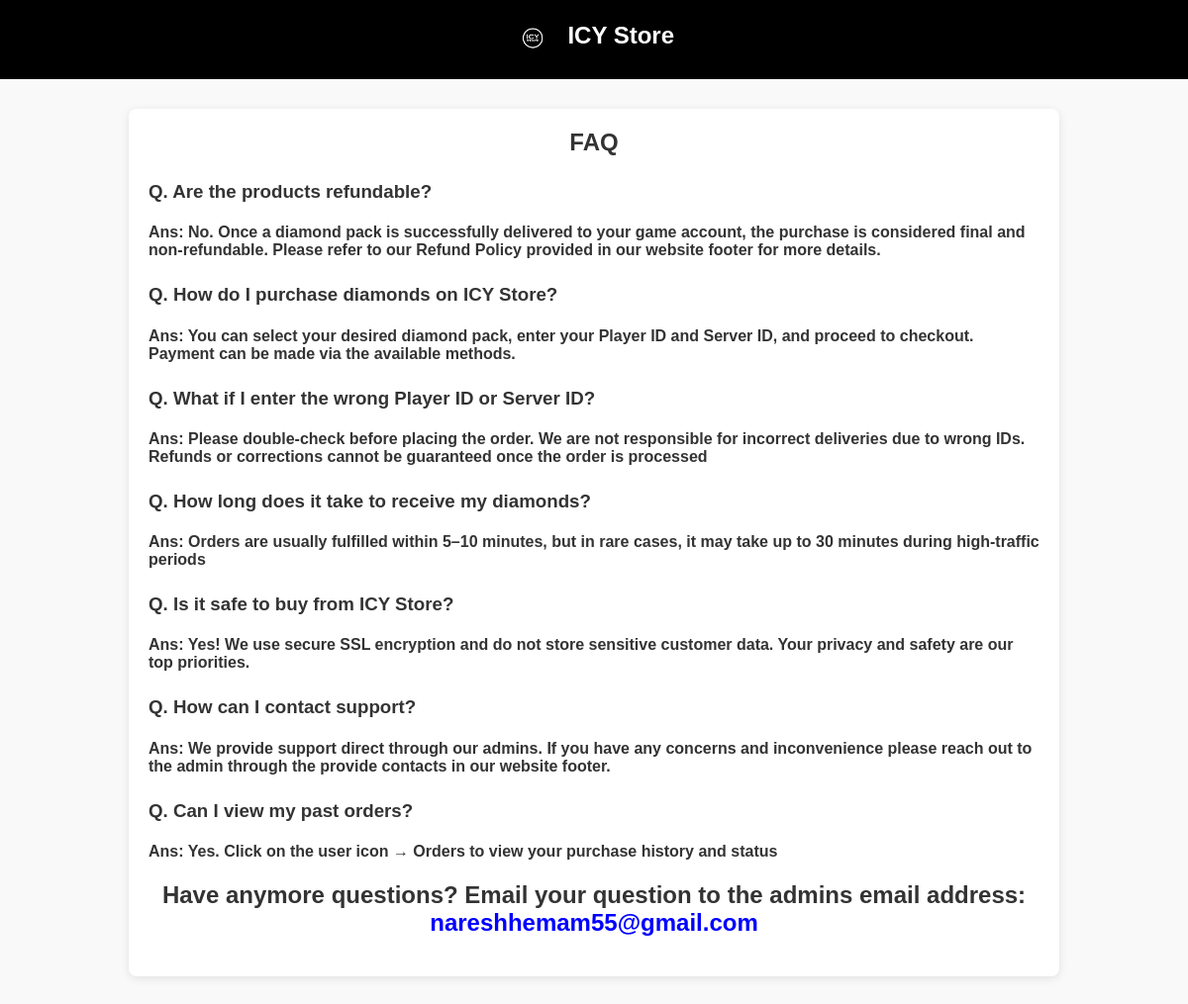
Page /support/ (signed in) on the committed database.
### users/models.py (models this page shows)
class FAQ(models.Model):
    Questions= models.CharField(max_length=300)
    Answers= models.CharField(max_length=300)

### users/views.py (the view)
# urls.py: path("support/", views.support, name='support'),
@login_required
def support(request):
    questions= FAQ.objects.all
    return render(request, 'support.html', {'questions': questions})

### users/context_processors.py (called while the page is built)
def cart_item_count(request):
    if request.user.is_authenticated:
        count = Cart.objects.filter(user=request.user).count()
    else:
        count = 0
    return {
        'cart_count': count
    }

### users/templates/support.html (shortened to what this page needs)
<!DOCTYPE html>
<html lang="en">
<head>
</head>
<body>
<header>
    <img src="/static/images/logo.png" alt="ICY Store Logo">
    <a href="{% url 'products' %}"><span style="font-size: 24px; font-weight: bold;">ICY Store</span></a>
</header>
<div class="container">
    <h2>FAQ</h2>
    {% if questions %}
        {% for item in questions %}
        <h3>Q. {{item.Questions}}</h3>
        <h4>Ans: {{item.Answers}}</h4>
        {% endfor %}
    {% else %}
        <h3>No Queries for Now</h3>
    {% endif %}
    <h2>Have anymore questions? Email your question to the admins email address:<a href="mailto:nareshhemam55@gmai.com" style="color: blue;"> nareshhemam55@gmail.com </a></h2>
</body>
</html>

### users/templates/support.html (style rules this page uses)
body { font-family: Arial, sans-serif; margin: 0; padding: 0; background-color: #f9f9f9; color: #333; }
header { background-color: #000; color: white; padding: 20px; text-align: center; }
header img { height: 40px; vertical-align: middle; margin-right: 10px; }
.container { max-width: 900px; margin: 30px auto; padding: 20px; background: white; border-radius: 8px; box-shadow: 0 2px 10px rgba(0, 0, 0, 0.1); }
h2 { text-align: center; margin-top: 0; }
h3 { margin-top: 25px; }
a { text-decoration: none; color: white; }

### rows in the picture
FAQ: Questions "Are the products refundable?", Answers "No. Once a diamond pack is successfully delivered to your game account, the purchase is considered final and non-refundable. Please refer to our Refund Policy provided in our website footer for more details."
FAQ: Questions "How do I purchase diamonds on ICY Store?", Answers "You can select your desired diamond pack, enter your Player ID and Server ID, and proceed to checkout. Payment can be made via the available methods."
FAQ: Questions "What if I enter the wrong Player ID or Server ID?", Answers "Please double-check before placing the order. We are not responsible for incorrect deliveries due to wrong IDs. Refunds or corrections cannot be guaranteed once the order is processed"
FAQ: Questions "How long does it take to receive my diamonds?", Answers "Orders are usually fulfilled within 5–10 minutes, but in rare cases, it may take up to 30 minutes during high-traffic periods"
FAQ: Questions "Is it safe to buy from ICY Store?", Answers "Yes! We use secure SSL encryption and do not store sensitive customer data. Your privacy and safety are our top priorities."
FAQ: Questions "How can I contact support?", Answers "We provide support direct through our admins. If you have any concerns and inconvenience please reach out to the admin through the provide contacts in our website footer."
FAQ: Questions "Can I view my past orders?", Answers "Yes. Click on the user icon → Orders to view your purchase history and status"
